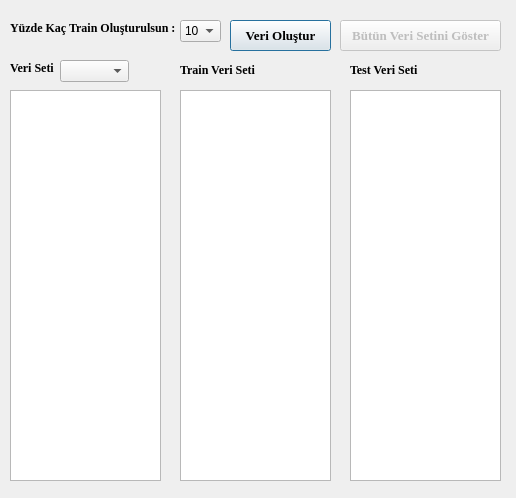
<?xml version="1.0" encoding="UTF-8"?>
<ui version="4.0">
 <class>Dialog</class>
 <widget class="QDialog" name="Dialog">
  <property name="geometry">
   <rect>
    <x>0</x>
    <y>0</y>
    <width>516</width>
    <height>498</height>
   </rect>
  </property>
  <property name="windowTitle">
   <string>Dialog</string>
  </property>
  <widget class="QPushButton" name="btn_olustur">
   <property name="geometry">
    <rect>
     <x>230</x>
     <y>20</y>
     <width>101</width>
     <height>31</height>
    </rect>
   </property>
   <property name="font">
    <font>
     <family>Times New Roman</family>
     <pointsize>10</pointsize>
     <weight>75</weight>
     <bold>true</bold>
    </font>
   </property>
   <property name="text">
    <string>Veri Oluştur</string>
   </property>
  </widget>
  <widget class="QComboBox" name="comboBox">
   <property name="geometry">
    <rect>
     <x>60</x>
     <y>60</y>
     <width>69</width>
     <height>22</height>
    </rect>
   </property>
  </widget>
  <widget class="QLabel" name="label_2">
   <property name="geometry">
    <rect>
     <x>10</x>
     <y>60</y>
     <width>51</width>
     <height>16</height>
    </rect>
   </property>
   <property name="font">
    <font>
     <family>Times New Roman</family>
     <weight>75</weight>
     <bold>true</bold>
    </font>
   </property>
   <property name="text">
    <string>Veri Seti</string>
   </property>
  </widget>
  <widget class="QLabel" name="label_3">
   <property name="geometry">
    <rect>
     <x>180</x>
     <y>60</y>
     <width>91</width>
     <height>20</height>
    </rect>
   </property>
   <property name="font">
    <font>
     <family>Times New Roman</family>
     <weight>75</weight>
     <bold>true</bold>
    </font>
   </property>
   <property name="text">
    <string>Train Veri Seti</string>
   </property>
  </widget>
  <widget class="QLabel" name="label_4">
   <property name="geometry">
    <rect>
     <x>350</x>
     <y>60</y>
     <width>81</width>
     <height>20</height>
    </rect>
   </property>
   <property name="font">
    <font>
     <family>Times New Roman</family>
     <weight>75</weight>
     <bold>true</bold>
    </font>
   </property>
   <property name="text">
    <string>Test Veri Seti</string>
   </property>
  </widget>
  <widget class="QPushButton" name="btn_veri">
   <property name="enabled">
    <bool>false</bool>
   </property>
   <property name="geometry">
    <rect>
     <x>340</x>
     <y>20</y>
     <width>161</width>
     <height>31</height>
    </rect>
   </property>
   <property name="font">
    <font>
     <family>Times New Roman</family>
     <pointsize>10</pointsize>
     <weight>75</weight>
     <bold>true</bold>
    </font>
   </property>
   <property name="text">
    <string>Bütün Veri Setini Göster</string>
   </property>
  </widget>
  <widget class="QLabel" name="lb_durum_2">
   <property name="geometry">
    <rect>
     <x>10</x>
     <y>20</y>
     <width>171</width>
     <height>16</height>
    </rect>
   </property>
   <property name="font">
    <font>
     <family>Times New Roman</family>
     <weight>75</weight>
     <bold>true</bold>
    </font>
   </property>
   <property name="text">
    <string>Yüzde Kaç Train Oluşturulsun :</string>
   </property>
  </widget>
  <widget class="QTableWidget" name="table_butun">
   <property name="geometry">
    <rect>
     <x>10</x>
     <y>90</y>
     <width>151</width>
     <height>391</height>
    </rect>
   </property>
  </widget>
  <widget class="QTableWidget" name="table_train">
   <property name="geometry">
    <rect>
     <x>180</x>
     <y>90</y>
     <width>151</width>
     <height>391</height>
    </rect>
   </property>
  </widget>
  <widget class="QTableWidget" name="table_test">
   <property name="geometry">
    <rect>
     <x>350</x>
     <y>90</y>
     <width>151</width>
     <height>391</height>
    </rect>
   </property>
  </widget>
  <widget class="QComboBox" name="cb_yuzde">
   <property name="geometry">
    <rect>
     <x>180</x>
     <y>20</y>
     <width>41</width>
     <height>22</height>
    </rect>
   </property>
   <item>
    <property name="text">
     <string>10</string>
    </property>
   </item>
   <item>
    <property name="text">
     <string>20</string>
    </property>
   </item>
   <item>
    <property name="text">
     <string>30</string>
    </property>
   </item>
   <item>
    <property name="text">
     <string>40</string>
    </property>
   </item>
   <item>
    <property name="text">
     <string>50</string>
    </property>
   </item>
   <item>
    <property name="text">
     <string>60</string>
    </property>
   </item>
   <item>
    <property name="text">
     <string>70</string>
    </property>
   </item>
   <item>
    <property name="text">
     <string>80</string>
    </property>
   </item>
   <item>
    <property name="text">
     <string>90</string>
    </property>
   </item>
  </widget>
 </widget>
 <resources/>
 <connections/>
</ui>
